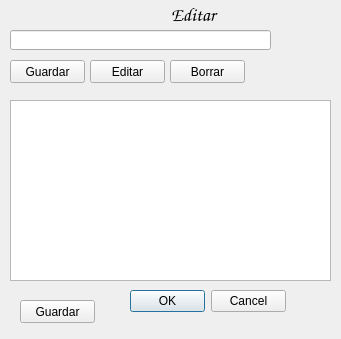
<?xml version="1.0" encoding="UTF-8"?>
<ui version="4.0">
 <class>dbAgente</class>
 <widget class="QDialog" name="dbAgente">
  <property name="geometry">
   <rect>
    <x>0</x>
    <y>0</y>
    <width>341</width>
    <height>339</height>
   </rect>
  </property>
  <property name="windowTitle">
   <string>Agente Base de Datos</string>
  </property>
  <widget class="QDialogButtonBox" name="buttonBox">
   <property name="geometry">
    <rect>
     <x>130</x>
     <y>290</y>
     <width>156</width>
     <height>23</height>
    </rect>
   </property>
   <property name="orientation">
    <enum>Qt::Horizontal</enum>
   </property>
   <property name="standardButtons">
    <set>QDialogButtonBox::Cancel|QDialogButtonBox::Ok</set>
   </property>
  </widget>
  <widget class="QPushButton" name="Borrar">
   <property name="geometry">
    <rect>
     <x>170</x>
     <y>60</y>
     <width>75</width>
     <height>23</height>
    </rect>
   </property>
   <property name="text">
    <string>Borrar</string>
   </property>
  </widget>
  <widget class="QPushButton" name="Editar">
   <property name="geometry">
    <rect>
     <x>90</x>
     <y>60</y>
     <width>75</width>
     <height>23</height>
    </rect>
   </property>
   <property name="text">
    <string>Editar</string>
   </property>
  </widget>
  <widget class="QLineEdit" name="AgenteNombre">
   <property name="geometry">
    <rect>
     <x>10</x>
     <y>30</y>
     <width>261</width>
     <height>20</height>
    </rect>
   </property>
   <property name="whatsThis">
    <string>&lt;html&gt;&lt;head/&gt;&lt;body&gt;&lt;p&gt;Formato de la version. Para numeros ingresar tantos 0 como digitos se necesiten, se puede intercalar con letras y simbolos. &lt;/p&gt;&lt;p&gt;Para formatos de version con letras &lt;/p&gt;&lt;/body&gt;&lt;/html&gt;</string>
   </property>
   <property name="maxLength">
    <number>30</number>
   </property>
  </widget>
  <widget class="QPushButton" name="Guardar">
   <property name="geometry">
    <rect>
     <x>10</x>
     <y>60</y>
     <width>75</width>
     <height>23</height>
    </rect>
   </property>
   <property name="text">
    <string>Guardar</string>
   </property>
  </widget>
  <widget class="QLabel" name="lAgenteOp">
   <property name="geometry">
    <rect>
     <x>80</x>
     <y>0</y>
     <width>231</width>
     <height>30</height>
    </rect>
   </property>
   <property name="font">
    <font>
     <family>Comic Sans MS</family>
     <pointsize>14</pointsize>
     <weight>75</weight>
     <bold>true</bold>
    </font>
   </property>
   <property name="text">
    <string>Editar </string>
   </property>
   <property name="alignment">
    <set>Qt::AlignCenter</set>
   </property>
  </widget>
  <widget class="QTableView" name="DatosAgentesTabla">
   <property name="enabled">
    <bool>true</bool>
   </property>
   <property name="geometry">
    <rect>
     <x>10</x>
     <y>100</y>
     <width>321</width>
     <height>181</height>
    </rect>
   </property>
   <property name="styleSheet">
    <string notr="true">selection-background-color: rgb(85, 255, 0);</string>
   </property>
   <property name="inputMethodHints">
    <set>Qt::ImhHiddenText</set>
   </property>
   <property name="frameShape">
    <enum>QFrame::StyledPanel</enum>
   </property>
   <property name="sizeAdjustPolicy">
    <enum>QAbstractScrollArea::AdjustToContents</enum>
   </property>
   <property name="alternatingRowColors">
    <bool>true</bool>
   </property>
   <property name="selectionBehavior">
    <enum>QAbstractItemView::SelectRows</enum>
   </property>
   <property name="horizontalScrollMode">
    <enum>QAbstractItemView::ScrollPerPixel</enum>
   </property>
   <attribute name="verticalHeaderVisible">
    <bool>false</bool>
   </attribute>
   <attribute name="verticalHeaderDefaultSectionSize">
    <number>21</number>
   </attribute>
  </widget>
  <widget class="QPushButton" name="Guardar_2">
   <property name="geometry">
    <rect>
     <x>20</x>
     <y>300</y>
     <width>75</width>
     <height>23</height>
    </rect>
   </property>
   <property name="text">
    <string>Guardar</string>
   </property>
  </widget>
 </widget>
 <resources/>
 <connections>
  <connection>
   <sender>buttonBox</sender>
   <signal>accepted()</signal>
   <receiver>dbAgente</receiver>
   <slot>accept()</slot>
   <hints>
    <hint type="sourcelabel">
     <x>248</x>
     <y>254</y>
    </hint>
    <hint type="destinationlabel">
     <x>157</x>
     <y>274</y>
    </hint>
   </hints>
  </connection>
  <connection>
   <sender>buttonBox</sender>
   <signal>rejected()</signal>
   <receiver>dbAgente</receiver>
   <slot>reject()</slot>
   <hints>
    <hint type="sourcelabel">
     <x>316</x>
     <y>260</y>
    </hint>
    <hint type="destinationlabel">
     <x>286</x>
     <y>274</y>
    </hint>
   </hints>
  </connection>
 </connections>
</ui>
